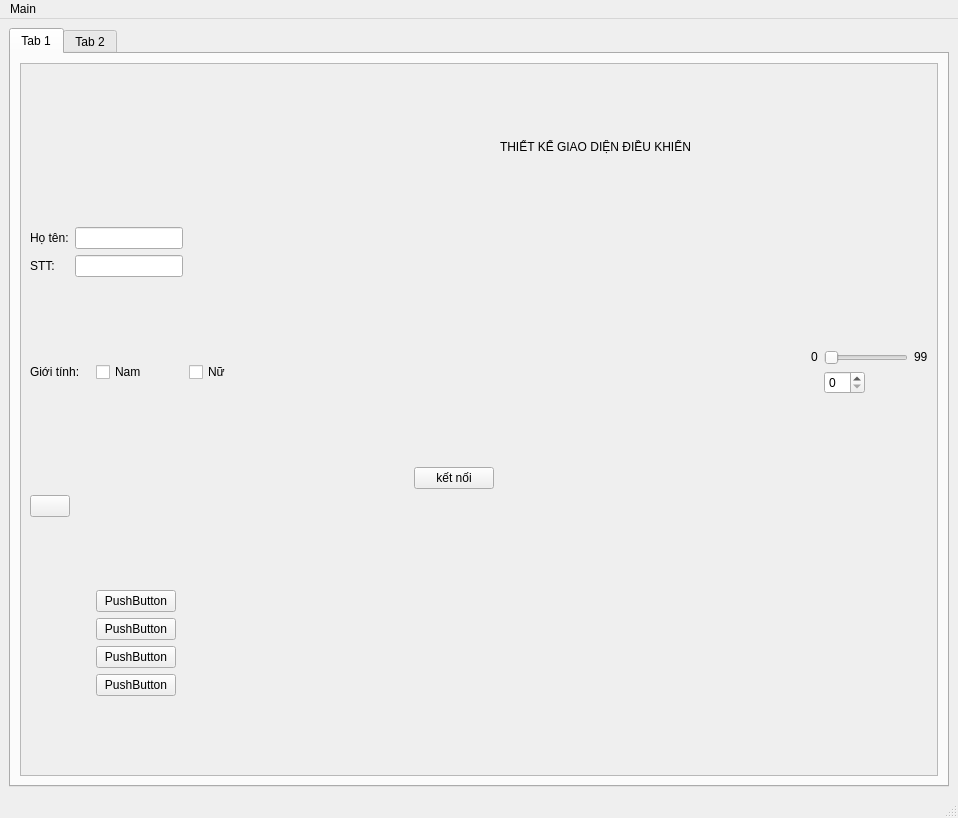
<?xml version="1.0" encoding="UTF-8"?>
<ui version="4.0">
 <class>MainWindow</class>
 <widget class="QMainWindow" name="MainWindow">
  <property name="geometry">
   <rect>
    <x>0</x>
    <y>0</y>
    <width>958</width>
    <height>818</height>
   </rect>
  </property>
  <property name="windowTitle">
   <string>MainWindow</string>
  </property>
  <property name="styleSheet">
   <string notr="true"/>
  </property>
  <widget class="QWidget" name="centralwidget">
   <layout class="QGridLayout" name="gridLayout_4">
    <item row="0" column="0">
     <widget class="QTabWidget" name="tabWidget">
      <property name="currentIndex">
       <number>0</number>
      </property>
      <widget class="QWidget" name="tab">
       <attribute name="title">
        <string>Tab 1</string>
       </attribute>
       <layout class="QGridLayout" name="gridLayout_5">
        <item row="0" column="0">
         <widget class="QScrollArea" name="scrollArea">
          <property name="widgetResizable">
           <bool>true</bool>
          </property>
          <widget class="QWidget" name="scrollAreaWidgetContents">
           <property name="geometry">
            <rect>
             <x>0</x>
             <y>0</y>
             <width>914</width>
             <height>708</height>
            </rect>
           </property>
           <layout class="QGridLayout" name="gridLayout_6">
            <item row="0" column="3" colspan="2">
             <widget class="QLabel" name="label">
              <property name="sizePolicy">
               <sizepolicy hsizetype="Fixed" vsizetype="Fixed">
                <horstretch>0</horstretch>
                <verstretch>0</verstretch>
               </sizepolicy>
              </property>
              <property name="text">
               <string>THIẾT KẾ GIAO DIỆN ĐIỀU KHIỂN</string>
              </property>
             </widget>
            </item>
            <item row="1" column="0" colspan="2">
             <layout class="QGridLayout" name="gridLayout_2">
              <item row="0" column="0">
               <widget class="QLabel" name="label_2">
                <property name="sizePolicy">
                 <sizepolicy hsizetype="Fixed" vsizetype="Fixed">
                  <horstretch>0</horstretch>
                  <verstretch>0</verstretch>
                 </sizepolicy>
                </property>
                <property name="text">
                 <string>Họ tên:</string>
                </property>
               </widget>
              </item>
              <item row="0" column="1">
               <widget class="QLineEdit" name="lineEdit">
                <property name="sizePolicy">
                 <sizepolicy hsizetype="Fixed" vsizetype="Fixed">
                  <horstretch>0</horstretch>
                  <verstretch>0</verstretch>
                 </sizepolicy>
                </property>
                <property name="styleSheet">
                 <string notr="true">border-color: rgb(255, 0, 0);</string>
                </property>
               </widget>
              </item>
              <item row="1" column="0">
               <widget class="QLabel" name="label_3">
                <property name="sizePolicy">
                 <sizepolicy hsizetype="Fixed" vsizetype="Fixed">
                  <horstretch>0</horstretch>
                  <verstretch>0</verstretch>
                 </sizepolicy>
                </property>
                <property name="text">
                 <string>STT:</string>
                </property>
               </widget>
              </item>
              <item row="1" column="1">
               <widget class="QLineEdit" name="lineEdit_2">
                <property name="sizePolicy">
                 <sizepolicy hsizetype="Fixed" vsizetype="Fixed">
                  <horstretch>0</horstretch>
                  <verstretch>0</verstretch>
                 </sizepolicy>
                </property>
                <property name="styleSheet">
                 <string notr="true">
border-color: rgb(255, 170, 255);</string>
                </property>
               </widget>
              </item>
             </layout>
            </item>
            <item row="2" column="0">
             <widget class="QLabel" name="label_4">
              <property name="sizePolicy">
               <sizepolicy hsizetype="Fixed" vsizetype="Fixed">
                <horstretch>0</horstretch>
                <verstretch>0</verstretch>
               </sizepolicy>
              </property>
              <property name="text">
               <string>Giới tính:</string>
              </property>
             </widget>
            </item>
            <item row="2" column="1">
             <widget class="QCheckBox" name="checkBox">
              <property name="sizePolicy">
               <sizepolicy hsizetype="Fixed" vsizetype="Fixed">
                <horstretch>0</horstretch>
                <verstretch>0</verstretch>
               </sizepolicy>
              </property>
              <property name="text">
               <string>Nam</string>
              </property>
             </widget>
            </item>
            <item row="2" column="2" colspan="2">
             <widget class="QCheckBox" name="checkBox_2">
              <property name="sizePolicy">
               <sizepolicy hsizetype="Fixed" vsizetype="Fixed">
                <horstretch>0</horstretch>
                <verstretch>0</verstretch>
               </sizepolicy>
              </property>
              <property name="text">
               <string>Nữ</string>
              </property>
             </widget>
            </item>
            <item row="2" column="4">
             <layout class="QGridLayout" name="gridLayout_3">
              <item row="0" column="1">
               <widget class="QSlider" name="horizontalSlider">
                <property name="sizePolicy">
                 <sizepolicy hsizetype="Fixed" vsizetype="Fixed">
                  <horstretch>0</horstretch>
                  <verstretch>0</verstretch>
                 </sizepolicy>
                </property>
                <property name="orientation">
                 <enum>Qt::Horizontal</enum>
                </property>
               </widget>
              </item>
              <item row="0" column="2">
               <widget class="QLabel" name="label_6">
                <property name="sizePolicy">
                 <sizepolicy hsizetype="Fixed" vsizetype="Fixed">
                  <horstretch>0</horstretch>
                  <verstretch>0</verstretch>
                 </sizepolicy>
                </property>
                <property name="text">
                 <string>99</string>
                </property>
               </widget>
              </item>
              <item row="0" column="0">
               <widget class="QLabel" name="label_5">
                <property name="sizePolicy">
                 <sizepolicy hsizetype="Fixed" vsizetype="Fixed">
                  <horstretch>0</horstretch>
                  <verstretch>0</verstretch>
                 </sizepolicy>
                </property>
                <property name="text">
                 <string>0</string>
                </property>
               </widget>
              </item>
              <item row="1" column="1">
               <widget class="QSpinBox" name="spinBox">
                <property name="sizePolicy">
                 <sizepolicy hsizetype="Fixed" vsizetype="Fixed">
                  <horstretch>0</horstretch>
                  <verstretch>0</verstretch>
                 </sizepolicy>
                </property>
               </widget>
              </item>
             </layout>
            </item>
            <item row="3" column="0" colspan="3">
             <layout class="QGridLayout" name="gridLayout">
              <item row="0" column="1">
               <widget class="QPushButton" name="pushButton_2">
                <property name="sizePolicy">
                 <sizepolicy hsizetype="Fixed" vsizetype="Fixed">
                  <horstretch>0</horstretch>
                  <verstretch>0</verstretch>
                 </sizepolicy>
                </property>
                <property name="text">
                 <string>kết nối</string>
                </property>
               </widget>
              </item>
              <item row="1" column="0" colspan="2">
               <widget class="QPushButton" name="pushButton">
                <property name="sizePolicy">
                 <sizepolicy hsizetype="Fixed" vsizetype="Fixed">
                  <horstretch>0</horstretch>
                  <verstretch>0</verstretch>
                 </sizepolicy>
                </property>
                <property name="text">
                 <string/>
                </property>
                <property name="icon">
                 <iconset resource="resources.qrc">
                  <normaloff>:/icons/button-interface-multimedia-svgrepo-com.svg</normaloff>:/icons/button-interface-multimedia-svgrepo-com.svg</iconset>
                </property>
               </widget>
              </item>
             </layout>
            </item>
            <item row="4" column="1">
             <layout class="QVBoxLayout" name="verticalLayout">
              <item>
               <widget class="QPushButton" name="pushButton_4">
                <property name="sizePolicy">
                 <sizepolicy hsizetype="Fixed" vsizetype="Fixed">
                  <horstretch>0</horstretch>
                  <verstretch>0</verstretch>
                 </sizepolicy>
                </property>
                <property name="text">
                 <string>PushButton</string>
                </property>
               </widget>
              </item>
              <item>
               <widget class="QPushButton" name="pushButton_5">
                <property name="sizePolicy">
                 <sizepolicy hsizetype="Fixed" vsizetype="Fixed">
                  <horstretch>0</horstretch>
                  <verstretch>0</verstretch>
                 </sizepolicy>
                </property>
                <property name="text">
                 <string>PushButton</string>
                </property>
               </widget>
              </item>
              <item>
               <widget class="QPushButton" name="pushButton_6">
                <property name="sizePolicy">
                 <sizepolicy hsizetype="Fixed" vsizetype="Fixed">
                  <horstretch>0</horstretch>
                  <verstretch>0</verstretch>
                 </sizepolicy>
                </property>
                <property name="text">
                 <string>PushButton</string>
                </property>
               </widget>
              </item>
              <item>
               <widget class="QPushButton" name="pushButton_3">
                <property name="sizePolicy">
                 <sizepolicy hsizetype="Fixed" vsizetype="Fixed">
                  <horstretch>0</horstretch>
                  <verstretch>0</verstretch>
                 </sizepolicy>
                </property>
                <property name="text">
                 <string>PushButton</string>
                </property>
               </widget>
              </item>
             </layout>
            </item>
           </layout>
          </widget>
         </widget>
        </item>
       </layout>
      </widget>
      <widget class="QWidget" name="tab_2">
       <attribute name="title">
        <string>Tab 2</string>
       </attribute>
      </widget>
     </widget>
    </item>
   </layout>
  </widget>
  <widget class="QMenuBar" name="menubar">
   <property name="geometry">
    <rect>
     <x>0</x>
     <y>0</y>
     <width>958</width>
     <height>22</height>
    </rect>
   </property>
   <widget class="QMenu" name="menumain">
    <property name="title">
     <string>Main</string>
    </property>
   </widget>
   <addaction name="menumain"/>
  </widget>
  <widget class="QStatusBar" name="statusbar"/>
 </widget>
 <resources>
  <include location="resources.qrc"/>
 </resources>
 <connections/>
 <slots>
  <slot>control_led()</slot>
 </slots>
</ui>
